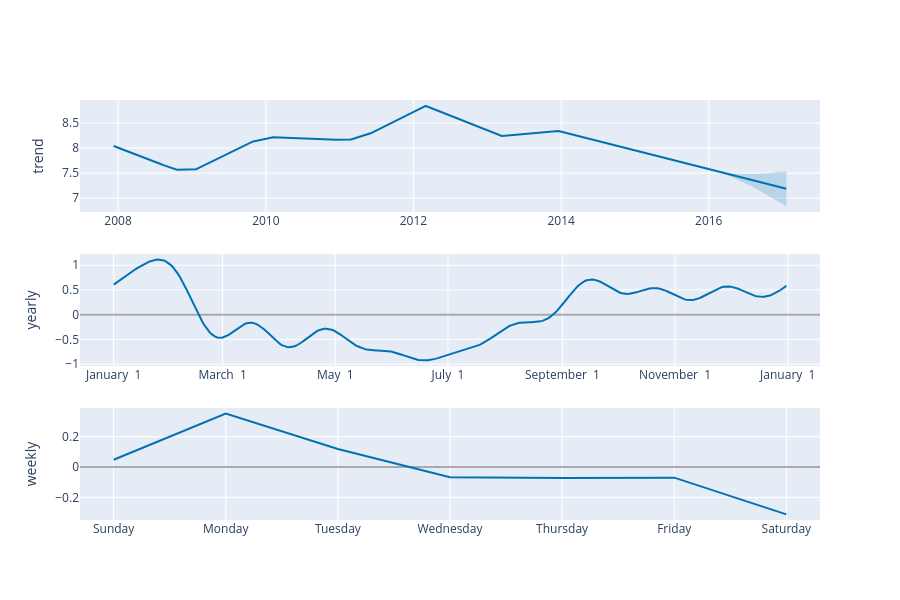

Notebook cell for this chart:
### Code cell
plot_components_plotly(m, forecast)

### Figure 1 — Plotly figure (JSON) as saved in the notebook; plotly's stock layout.template omitted (floating-point values rounded to 4 significant figures; data arrays with more than 128 entries replaced by an {"elided": "..."} marker saying what was removed)
{"data": [{"line": {"color": "#0072B2", "width": 2}, "mode": "lines", "name": "trend", "type": "scatter", "x": {"elided": "3270 str values"}, "xaxis": "x", "y": {"elided": "3270 float values"}, "yaxis": "y"}, {"line": {"color": "rgba(0, 114, 178, 0.2)", "width": 0}, "mode": "lines", "name": "trend_upper", "type": "scatter", "x": {"elided": "3270 str values"}, "xaxis": "x", "y": {"elided": "3270 float values"}, "yaxis": "y"}, {"fill": "tonexty", "fillcolor": "rgba(0, 114, 178, 0.2)", "line": {"color": "rgba(0, 114, 178, 0.2)", "width": 0}, "mode": "lines", "name": "trend_lower", "type": "scatter", "x": {"elided": "3270 str values"}, "xaxis": "x", "y": {"elided": "3270 float values"}, "yaxis": "y"}, {"line": {"color": "#0072B2", "width": 2}, "mode": "lines", "name": "yearly", "type": "scatter", "x": {"elided": "365 str values"}, "xaxis": "x2", "y": {"elided": "365 float values"}, "yaxis": "y2"}, {"line": {"color": "#0072B2", "width": 2}, "mode": "lines", "name": "weekly", "type": "scatter", "x": ["2017-01-01T00:00:00", "2017-01-02T00:00:00", "2017-01-03T00:00:00", "2017-01-04T00:00:00", "2017-01-05T00:00:00", "2017-01-06T00:00:00", "2017-01-07T00:00:00"], "xaxis": "x3", "y": [0.04829, 0.3523, 0.1196, -0.06667, -0.07225, -0.06957, -0.3117], "yaxis": "y3"}], "layout": {"height": 600, "showlegend": false, "width": 900, "xaxis": {"anchor": "y", "domain": [0.0, 1.0], "range": ["2007-06-26T14:24:00", "2017-07-04T09:36:00"], "type": "date"}, "xaxis2": {"anchor": "y2", "domain": [0.0, 1.0], "range": ["2016-12-13T18:54:02.958904115", "2018-01-18T11:04:57.863013581"], "tickformat": "%B %e", "type": "date"}, "xaxis3": {"anchor": "y3", "domain": [0.0, 1.0], "range": ["2016-12-31T16:48:00", "2017-01-07T07:12:00"], "tickformat": "%A", "type": "date"}, "yaxis": {"anchor": "x", "domain": [0.7333, 1.0], "rangemode": "normal", "title": {"text": "trend"}, "zerolinecolor": "#AAA"}, "yaxis2": {"anchor": "x2", "domain": [0.3667, 0.6333], "title": {"text": "yearly"}, "zerolinecolor": "#AAA"}, "yaxis3": {"anchor": "x3", "domain": [0.0, 0.2667], "title": {"text": "weekly"}, "zerolinecolor": "#AAA"}}}
